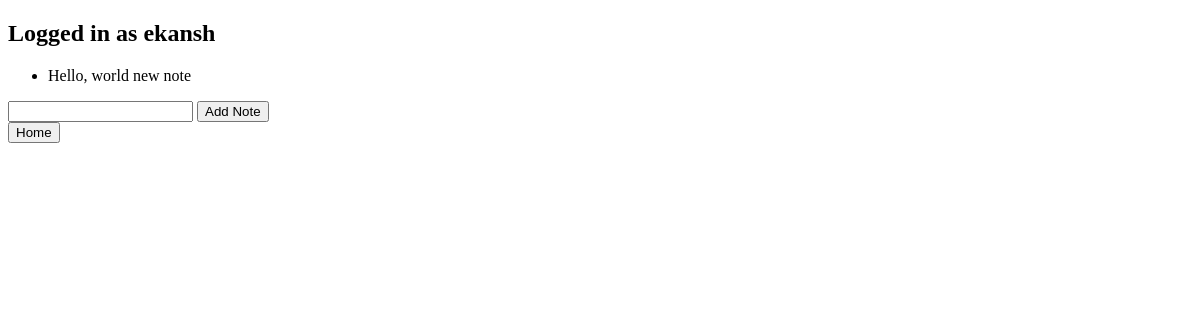
The page / (signed in) on the database as committed earlier.
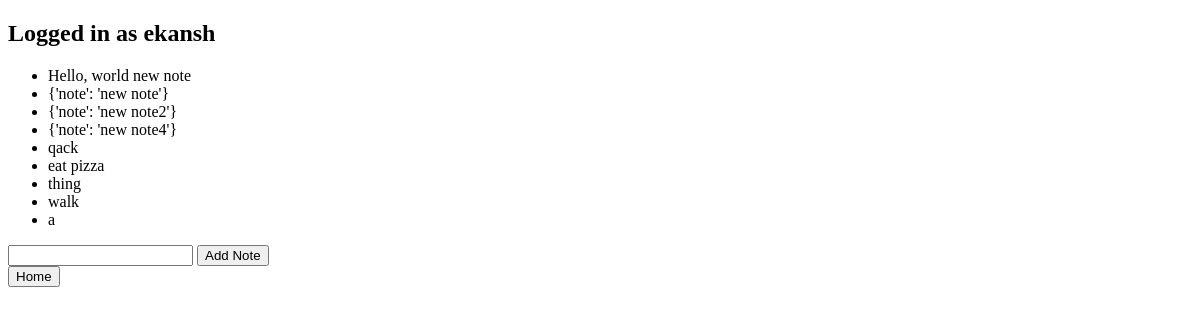
The same page on the database as committed later.
### notes/models.py (models this page shows)
class User(AbstractUser):
    pass

class Note(models.Model):
    id = models.AutoField(primary_key=True)
    note_data = models.TextField()
    notes_user = models.ForeignKey(User, on_delete=models.CASCADE, related_name="notes")

### notes/views.py (the view)
# urls.py: path('', views.index, name='index'),
def index(request):
    if request.user.is_authenticated:
        notes = Note.objects.filter(notes_user=request.user)
        return render(request, "notes/index.html", {
            "notes": notes,
        })
    return HttpResponseRedirect(reverse("login"))

### notes/templates/notes/index.html (shortened to what this page needs)
{% extends 'notes/base.html' %}
{% load static %}
{% block body %}
<h2>Logged in as {{request.user.username}} </h2>
<ul>
    {% for note in notes %}
    <li>{{ note.note_data }}</li>
    {% endfor %}
</ul>
<form>
    <input id="data" type="text" name="note_data">
    <input type="submit" value="Add Note">
</form>
<a href="{% url 'main' %}"><button>Home</button></a>
{% endblock %}

### notes/templates/notes/base.html (shortened to what this page needs)
{% load static %}
<!DOCTYPE html>
<html lang="en">
  <head>
        <link rel="stylesheet" href="{% static 'notes/styles.css' %}">
  </head>
  <body>
    {% block body %} {% endblock %}
  </body>
</html>

Rows that differ between the two databases and show on the page:
added Note: note_data "{'note': 'new note'}"
added Note: note_data "{'note': 'new note2'}"
added Note: note_data "{'note': 'new note4'}"
added Note: note_data "qack"
added Note: note_data "eat pizza"
added Note: note_data "thing"
added Note: note_data "walk"
added Note: note_data "a"
